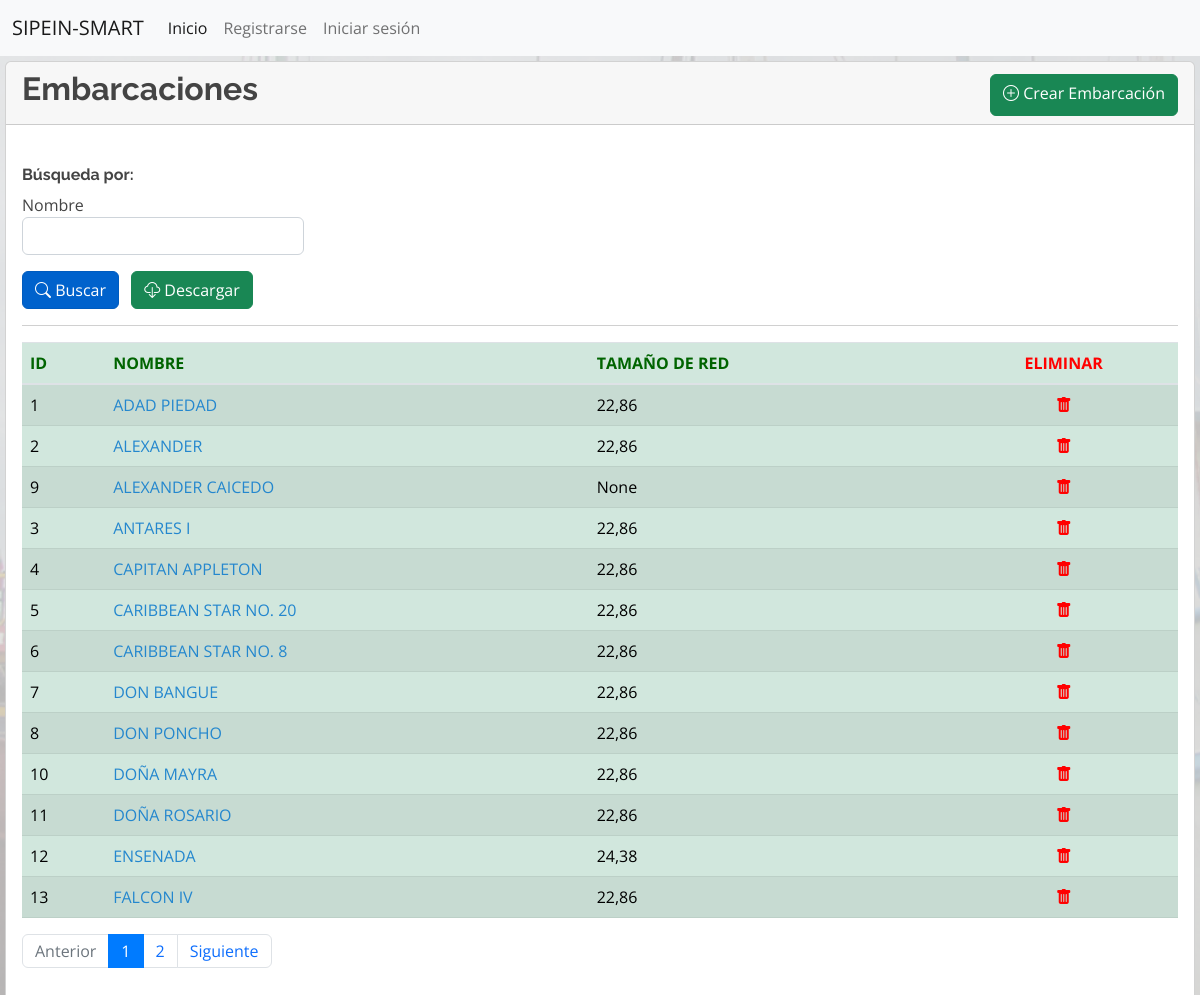
Page /embarcaciones/ on the committed database.
### industrial/models.py (models this page shows, shortened)
class Embarcacion(models.Model):
    nombre = models.TextField(max_length=100, unique=True, verbose_name='Nombre')
    tamano_red = models.DecimalField(blank=True, max_digits=5, decimal_places=2, null=True, verbose_name='Tamaño de red')
    class Meta:
        ordering = ['nombre']

### industrial/views.py (the view)
# urls.py: path('embarcaciones/', views.listar_embarcacion, name='listar_embarcaciones'),
def listar_embarcacion(request):
    context = {}
    filtered_embarcaciones = EmbarcacionFiltro(request.GET, queryset=Embarcacion.objects.all())
    context['filtered_embarcaciones'] = filtered_embarcaciones
    paginated_filtered_embarcaciones = Paginator(filtered_embarcaciones.qs,13)
    page_number = request.GET.get('page')
    embarcacion_page_obj = paginated_filtered_embarcaciones.get_page(page_number)
    context['embarcacion_page_obj'] = embarcacion_page_obj
    return render(request, 'embarcaciones_lista.html', context=context)

### industrial/templates/embarcaciones_lista.html
{% extends 'base.html' %}
{% load widget_tweaks %}
{% block contenido %}
<main style="margin-left: 5px; margin-right: 5px; margin-top: 5px;">
	<div class="card">
		<div class="card-header">
			<div class="row">
				<div class="col-md-6 col-lg-8">
					<h2 class="card-title"><strong>Embarcaciones</strong></h2>
				</div>
				<div class="col-md-6 col-lg-4 mt-1 d-md-flex justify-content-md-end">
					<a class="btn btn-success align-middle" href="{% url 'crear_embarcaciones' %}" role="button">
						<i class="bi bi-plus-circle"></i>&nbsp;Crear Embarcación</a>
				</div>
			</div>
		</div>
		<div class="card-body">
			<form method="get">
				<br>
				<h6><strong>Búsqueda por:</strong></h6>
				<div class="form-row" style="display: flex;">
					<div class="form-group col-sm-4 col-md-3">
						<h7>Nombre</h7>
						{% render_field filtered_embarcaciones.form.nombre__icontains class="form-control" %}
					</div>
				</div>
				<ul class="list-inline">
					<li class="list-inline-item">
						<button class="btn btn-primary active align-middle" type="submit">
							<i class="bi bi-search"></i>&nbsp;Buscar
						</button>
					</li>
					<li class="list-inline-item">
						<button class="btn btn-success align-middle" >
							<i class="bi bi-cloud-download"></i>&nbsp;Descargar
						</button>
					</li>
				</ul>
				<hr>
			</form>
			<div class="table-responsive">
				<table class="table table-success table-striped">
					<thead style="color:darkgreen;">
						<tr>
							<th>ID</th>
							<th>NOMBRE</th>
							<th>TAMAÑO DE RED</th>
							<th style="text-align: center; color:red">ELIMINAR</th>
						</tr>
					</thead>
					<tbody>
						{% for embarcacion in embarcacion_page_obj %}
						<tr>
							<td>{{ embarcacion.id }}</td>
							<td>
								<a href="{% url 'editar_embarcaciones' embarcacion.id %}">
									{{ embarcacion.nombre|upper }}
								</a>
							</td>
							<td>{{ embarcacion.tamano_red }}</td>
							<td style="text-align: center";>
								<a href="{% url 'eliminar_embarcaciones' embarcacion.id %}">
									<i style="color: red" class="bi bi-trash-fill"></i>
								</a>
							</td>
						</tr>
						{% endfor %}
					</tbody>
				</table>
				<nav aria-label="...">
					{% if embarcacion_page_obj.has_other_pages %}
					<ul class="pagination">
						{% if embarcacion_page_obj.has_previous %}
						<li class="page-item"><a class="page-link"
								href="?page={{ embarcacion_page_obj.previous_page_number }}">Anterior</a></li>
						{% else %}
						<li class="page-item disabled"><span class="page-link">Anterior</span></li>
						{% endif %}
						{% for i in embarcacion_page_obj.paginator.page_range %}
						{% if embarcacion_page_obj.number == i %}
						<li class="page-item active" aria-current="page"><a class="page-link" href="#">{{ i }}</a></li>
						{% else %}
						<li class="page-item"><a class="page-link" href="?page={{ i }}">{{ i }}</a></li>
						{% endif %}
						{% endfor %}
						{% if embarcacion_page_obj.has_next %}
						<li class="page-item"><a class="page-link"
								href="?page={{ embarcacion_page_obj.next_page_number }}">Siguiente</a></li>
						{% else %}
						<li class="page-item disabled"><span class="page-link">Siguiente</span></li>
						{% endif %}
					</ul>
					{% endif %}
				</nav>
			</div>
		</div>
	</div>
</main>
{% endblock %}

### industrial/static/css/custom.css (style rules this page uses)
body { background-image: url(../img/fondo.png); background-repeat: no-repeat; background-size: cover; }

### industrial/static/css/style.css (style rules this page uses)
body { font-family: "Open Sans", sans-serif; color: #444444; }
a { color: #2487ce; text-decoration: none; }
h1, h2, h3, h4, h5, h6 { font-family: "Raleway", sans-serif; }

### rows in the picture
Embarcacion: id "1", nombre "ADAD PIEDAD", tamano_red "22,86"
Embarcacion: id "2", nombre "ALEXANDER", tamano_red "22,86"
Embarcacion: id "9", nombre "ALEXANDER CAICEDO", tamano_red "None"
Embarcacion: id "3", nombre "ANTARES I", tamano_red "22,86"
Embarcacion: id "4", nombre "CAPITAN APPLETON", tamano_red "22,86"
Embarcacion: id "5", nombre "CARIBBEAN STAR NO. 20", tamano_red "22,86"
Embarcacion: id "6", nombre "CARIBBEAN STAR NO. 8", tamano_red "22,86"
Embarcacion: id "7", nombre "DON BANGUE", tamano_red "22,86"
Embarcacion: id "8", nombre "DON PONCHO", tamano_red "22,86"
Embarcacion: id "10", nombre "DOÑA MAYRA", tamano_red "22,86"
Embarcacion: id "11", nombre "DOÑA ROSARIO", tamano_red "22,86"
Embarcacion: id "12", nombre "ENSENADA", tamano_red "24,38"
Embarcacion: id "13", nombre "FALCON IV", tamano_red "22,86"

### other values in the picture
{{ i }} "1"
{{ i }} "2"
